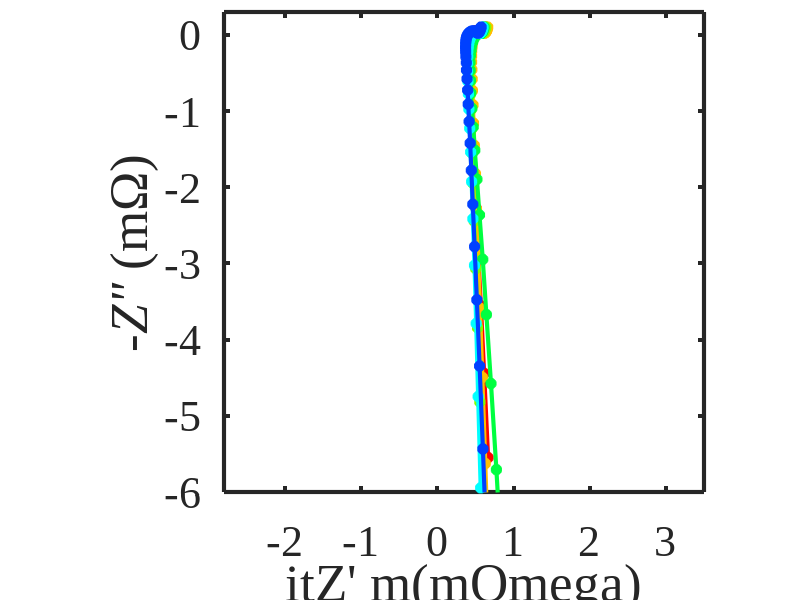

This chart was generated by the following MATLAB code: (Note: this script raises an error after producing the figure.)
%% ========================================================================
%  EIS Experimental Data Visualization and Correction
%  Author: LAN
%  Date: 2025-11-12
%  ------------------------------------------------------------------------
%  This script:
%   (1) Plots raw EIS experimental data (µΩ)
%   (2) Scans parameters (a, b) for DRT-based reconstruction
%   (3) Evaluates RMSE and visualizes parameter sensitivity
%  ========================================================================

clc; clear; close all;

load exp1_eis.mat

%%
figure,
color=hsv(8);
set(gcf, 'Position',[0 0 800 800],'Color','White');EIS_gather=[];
for i=1:1:size(exp1_eis,1)
    eisdata=exp1_eis{i,1};
    plo=plot(eisdata(:,2)*1000-min(eisdata(:,2))*1000*0,eisdata(:,3)*1000,'-*','Color',color(i,:),'LineWidth',3,'MarkerSize',8);hold on;
    axis equal
    eisdata0 = eisdata(:,1:3);
    eisdata0(:,3) = -eisdata(:,3);
    % [x,Zs1,Zs2] = R_RCE_W_RL(eisdata0);
    % plo=plot(real(Zs1)*1000000,-imag(Zs1)*1000000,'o','Color',color(i,:),'LineWidth',3,'MarkerSize',8);
    % Zs2{i} = Zs2;
end
% label={'^','+','x','s',"diamond","pentagram"};

xlabel("\itZ' \rm(m\Omega)");ylabel('-\itZ" \rm(m\Omega)');
set (gca,'LineWidth',3,'position',[0.18,0.18,0.8,0.8],'FontSize',32,'LabelFontSizeMultiplier',1,'FontName','Times New Roman');
set(gca,'FontSize',32,'LabelFontSizeMultiplier',1.2,'FontName','Times New Roman');
axis([-2.8 3.5 -6 0.3])
gca=boxoff(gca);clear gca

%%
figure,
color=hsv(8);
set(gcf, 'Position',[0 0 800 800],'Color','White');EIS_gather=[];plot_all=[];
for i=1:1:size(exp1_eis,1)
    eisdata=exp1_eis{i,1};
    plo=plot(eisdata(:,2)*1000000,eisdata(:,3)*1000000,'-*','Color',color(i,:),'LineWidth',3,'MarkerSize',8);hold on;
    plot_all=[plot_all plo];
    axis equal
    EIS_gather=[EIS_gather;[eisdata(:,2)*1000000;eisdata(:,3)*1000000]'];
    eisdata0 = eisdata(:,1:3);
    eisdata0(:,3) = -eisdata(:,3);
    % [x,Zs1,Zs2] = R_RCE_W_RL(eisdata0);
    % plo=plot(real(Zs1)*1000000,-imag(Zs1)*1000000,'o','Color',color(i,:),'LineWidth',3,'MarkerSize',8);
    % Zs2{i} = Zs2;
end
% label={'^','+','x','s',"diamond","pentagram"};
label={'+','x','s',"diamond","pentagram"};
eis_label=[21 31 41 51];
for k=1:1:length(eis_label)
    real0=EIS_gather(:,eis_label(k));
    imag0=EIS_gather(:,51+eis_label(k));
    plo=plot(real0,imag0,label{k},'MarkerSize',16,'MarkerEdgeColor','k');
    plot_all=[plot_all plo];
end
plo=plot(-1,1,label{k},'MarkerSize',16,'MarkerEdgeColor','w');
plot_all=[plot_all plo];
plo=plot(-1,1,label{k},'MarkerSize',16,'MarkerEdgeColor','w');
plot_all=[plot_all plo];
leg_all={'EIS1','EIS2','EIS3','EIS4','EIS5','EIS6','100 Hz','10 Hz','1 Hz','0.1 Hz',' ',' '};
xlabel("\itZ' \rm(\mu\Omega)");ylabel('-\itZ" \rm(\mu\Omega)');
set (gca,'LineWidth',3,'position',[0.18,0.18,0.8,0.8],'FontSize',32,'LabelFontSizeMultiplier',1,'FontName','Times New Roman');
set(gca,'FontSize',32,'LabelFontSizeMultiplier',1.2,'FontName','Times New Roman');
axis([0.37 0.67 -0.06 0.24]*1000)
leg=legend(plot_all,leg_all);
set(leg,'Location','North','FontSize',24,'FontName','Times New Roman','Orientation','v','NumColumns',2,'box','off');
leg.ItemTokenSize=[60,18];  %
gca=boxoff(gca);clear gca
